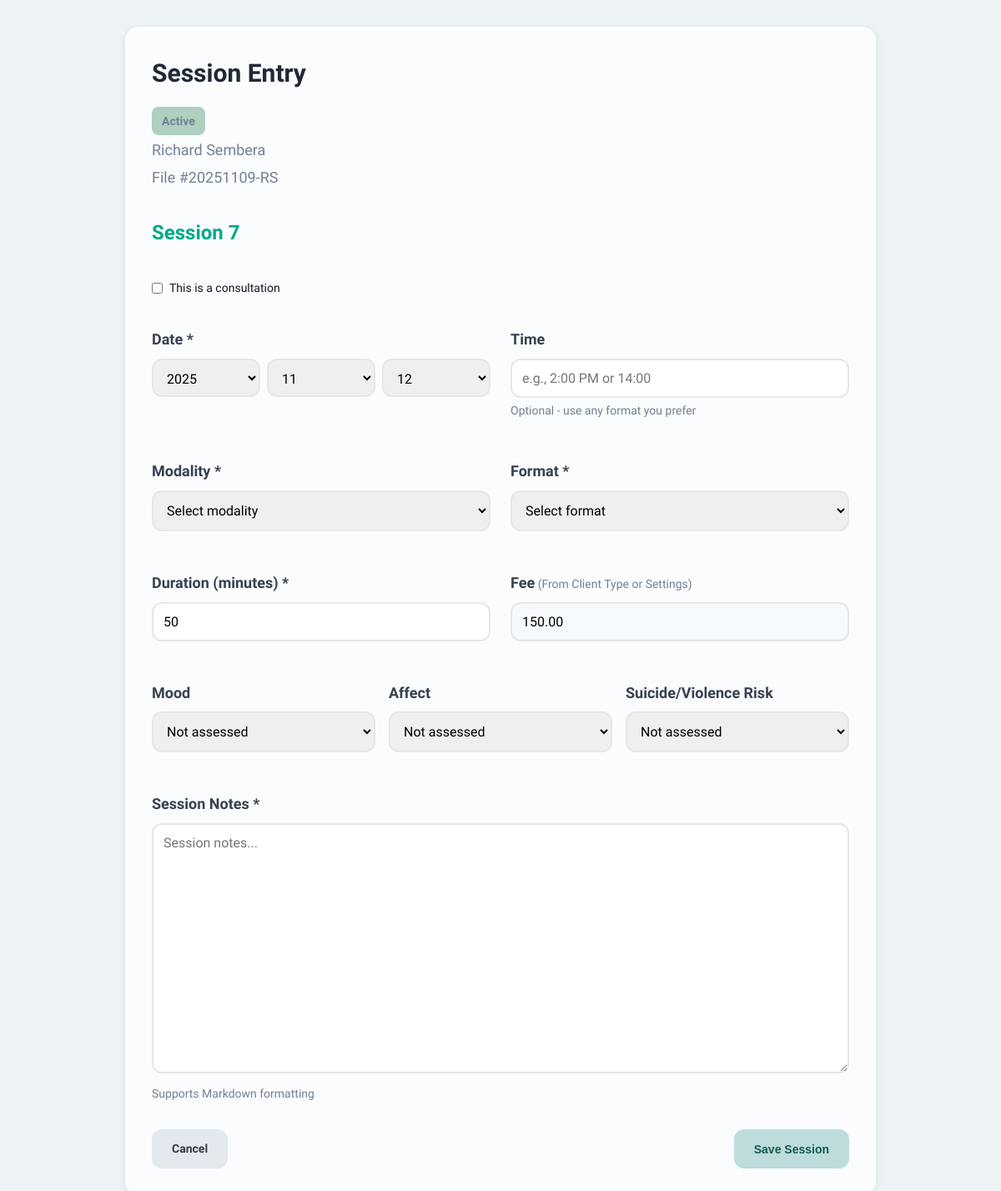
Page /client/1/session on the committed database.
### tables this page shows
CREATE TABLE client_types (
                id INTEGER PRIMARY KEY AUTOINCREMENT,
                name TEXT UNIQUE NOT NULL,
                color TEXT NOT NULL,
                code TEXT,
                file_number_style TEXT NOT NULL,
                file_number_prefix TEXT,
                file_number_suffix TEXT,
                file_number_counter INTEGER DEFAULT 0,
                session_fee REAL,
                session_duration INTEGER,
                retention_period INTEGER,
                is_system INTEGER DEFAULT 0,
                created_at INTEGER NOT NULL,
                modified_at INTEGER NOT NULL
            );

CREATE TABLE clients (
                id INTEGER PRIMARY KEY AUTOINCREMENT,
                file_number TEXT UNIQUE NOT NULL,
                first_name TEXT NOT NULL,
                middle_name TEXT,
                last_name TEXT NOT NULL,
                type_id INTEGER NOT NULL,
                created_at INTEGER NOT NULL,
                modified_at INTEGER NOT NULL,
                is_deleted INTEGER DEFAULT 0,
                FOREIGN KEY (type_id) REFERENCES client_types(id)
            );

### web/app.py (the view, shortened to what this page needs)
@app.route('/client/<int:client_id>/session', methods=['GET', 'POST'])
def create_session(client_id):
    import time
    from datetime import datetime
    client = db.get_client(client_id)
    if not client:
        return "Client not found", 404
    client_type = db.get_client_type(client['type_id'])
    session_entries = db.get_client_entries(client_id, 'session')
    non_consultation_count = sum(1 for s in session_entries if not s.get('is_consultation'))
    next_session_number = non_consultation_count + 1
    today = datetime.now().strftime('%Y-%m-%d')
    return render_template('entry_forms/session.html',
                         client=client,
                         client_type=client_type,
                         next_session_number=next_session_number,
                         today=today)

### core/database.py (called while the page is built)
    def connect(self):
        return sqlite3.connect(str(self.db_path))

    def get_client_type(self, type_id: int) -> Optional[Dict[str, Any]]:
        conn = self.connect()
        conn.row_factory = sqlite3.Row
        cursor = conn.cursor()
        cursor.execute("SELECT * FROM client_types WHERE id = ?", (type_id,))
        row = cursor.fetchone()
        conn.close()
        return dict(row) if row else None

    def get_client(self, client_id: int) -> Optional[Dict[str, Any]]:
        conn = self.connect()
        conn.row_factory = sqlite3.Row
        cursor = conn.cursor()
        cursor.execute("SELECT * FROM clients WHERE id = ?", (client_id,))
        row = cursor.fetchone()
        conn.close()
        return dict(row) if row else None

    def get_client_entries(self, client_id: int, entry_class: Optional[str] = None) -> List[Dict[str, Any]]:
        conn = self.connect()
        conn.row_factory = sqlite3.Row
        cursor = conn.cursor()
        if entry_class:
            cursor.execute(
                "SELECT * FROM entries WHERE client_id = ? AND class = ? ORDER BY created_at DESC",
                (client_id, entry_class)
            )
        else:
            cursor.execute(
                "SELECT * FROM entries WHERE client_id = ? ORDER BY created_at DESC",
                (client_id,)
            )
        rows = cursor.fetchall()
        conn.close()
        return [dict(row) for row in rows]

### web/templates/entry_forms/session.html (shortened to what this page needs)
{% extends "base.html" %}
{% block content %}
<div class="card" style="max-width: 900px; margin: 0 auto;">
    <div style="display: flex; justify-content: space-between; align-items: start; margin-bottom: 2rem;">
        <div>
            <h2>Session Entry</h2>
            <div style="color: #718096;">
                <div style="margin-bottom: 0.25rem;">
                    <span class="type-badge" style="background-color: {{ client_type.color }}">
                        {{ client_type.name }}
                    </span>
                </div>
                <div style="margin-bottom: 0.25rem;">
                    {{ client.first_name }} {{ client.middle_name or '' }} {{ client.last_name }}
                </div>
                <div>
                    File #{{ client.file_number }}
                </div>
            </div>
        </div>
    </div>
    <form method="post">
        {% if not is_edit %}
        <div class="session-number-display" id="session-number-display">
            Session {{ next_session_number }}
        </div>
        {% else %}
        <div class="session-number-display" id="session-number-display">
            {{ session.description }}
        </div>
        {% endif %}
        <div class="form-row-full">
            <label class="checkbox-inline">
                <input type="checkbox" id="is_consultation" name="is_consultation" {% if is_edit and session.is_consultation %}checked{% endif %}>
                This is a consultation
            </label>
        </div>
        <div class="form-row">
            <div class="form-group">
                <label for="session_date">Date *</label>
                <div class="date-input-group">
                    <select id="date_year" name="date_year" required>
                        {% for year in range(2025, 2019, -1) %}
                        <option value="{{ year }}" {% if is_edit and session_date and session_date[:4] == year|string %}selected{% elif not is_edit and today[:4] == year|string %}selected{% endif %}>{{ year }}</option>
                        {% endfor %}
                    </select>
                    <select id="date_month" name="date_month" required>
                        {% for month in range(1, 13) %}
                        <option value="{{ '%02d'|format(month) }}" {% if is_edit and session_date and session_date[5:7] == '%02d'|format(month) %}selected{% elif not is_edit and today[5:7] == '%02d'|format(month) %}selected{% endif %}>{{ '%02d'|format(month) }}</option>
                        {% endfor %}
                    </select>
                    <select id="date_day" name="date_day" required>
                        {% for day in range(1, 32) %}
                        <option value="{{ '%02d'|format(day) }}" {% if is_edit and session_date and session_date[8:10] == '%02d'|format(day) %}selected{% elif not is_edit and today[8:10] == '%02d'|format(day) %}selected{% endif %}>{{ '%02d'|format(day) }}</option>
                        {% endfor %}
                    </select>
                </div>
            </div>
            <div class="form-group">
                <label for="session_time">Time</label>
                <input type="text" id="session_time" name="session_time"
                       value="{% if is_edit %}{{ session.session_time or '' }}{% endif %}"
                       placeholder="e.g., 2:00 PM or 14:00">
                <p class="help-text">Optional - use any format you prefer</p>
            </div>
        </div>
        <div class="form-row">
            <div class="form-group">
                <label for="modality">Modality *</label>
                <select id="modality" name="modality" required>
                    <option value="">Select modality</option>
                </select>
            </div>
            <div class="form-group">
                <label for="format">Format *</label>
                <select id="format" name="format" required>
                    <option value="">Select format</option>
                </select>
            </div>
        </div>
        <div class="form-row">
            <div class="form-group">
                <label for="duration">Duration (minutes) *</label>
                <input type="number" id="duration" name="duration"
                       value="{% if is_edit %}{{ session.duration }}{% else %}{{ client_type.session_duration or 50 }}{% endif %}" min="1" required>
            </div>
            <div class="form-group">
                <label for="fee">Fee<span style="font-size: 0.875rem; color: #718096; font-weight: normal;"> (From Client Type or Settings)</span></label>
                <input type="number" id="fee" name="fee" step="0.01" min="0"
                    value="{% if is_edit %}{{ '%.2f'|format(session.fee) }}{% else %}{{ '%.2f'|format(client_type.session_fee or 0) }}{% endif %}" required readonly>
            </div>
        </div>
        <div class="form-row-thirds">
            <div class="form-group">
                <label for="mood">Mood</label>
                <select id="mood" name="mood">
                    <option value="">Not assessed</option>
                </select>
            </div>
            <div class="form-group">
                <label for="affect">Affect</label>
                <select id="affect" name="affect">
                    <option value="">Not assessed</option>
                </select>
            </div>
            <div class="form-group">
                <label for="risk_assessment">Suicide/Violence Risk</label>
                <select id="risk_assessment" name="risk_assessment">
                    <option value="">Not assessed</option>
                </select>
            </div>
        </div>
        <div class="form-row-full">
            <div class="form-group">
                <label for="content">Session Notes *</label>
                <textarea id="content" name="content" placeholder="Session notes..." required>{% if is_edit %}{{ session.content or '' }}{% endif %}</textarea>
                <p class="help-text">Supports Markdown formatting</p>
            </div>
        </div>
        <div style="display: flex; justify-content: space-between; margin-top: 2rem;">
            <a href="{{ url_for('client_file', client_id=client.id) }}" class="btn btn-secondary">Cancel</a>
            <button type="submit" class="btn">Save Session</button>
        </div>
    </form>
</div>
{% endblock %}

### web/templates/base.html (style rules this page uses)
* { margin: 0; padding: 0; box-sizing: border-box; }
body { font-family: 'Lexend', -apple-system, BlinkMacSystemFont, "Segoe UI", Roboto, sans-serif; line-height: 1.6; color: #111827; background: #EDF2F5; font-size: 1.125rem; }
.btn { display: inline-block; padding: 0.75rem 1.5rem; background: #BFDCDC; color: #115D4F; text-decoration: none; border-radius: 0.75rem; border: none; font-size: 0.875rem; font-weight: 600; cursor: pointer; transition: all 0.2s; }
.btn-secondary { background: #E3E9EE; color: #323B45; }
.card { background: #FBFCFD; border-radius: 1rem; padding: 2rem; box-shadow: 0 2px 8px rgba(0,0,0,0.08); margin-bottom: 2rem; }
.card h2 { font-size: 1.875rem; margin-bottom: 1rem; color: #1F2937; font-weight: 700; }
.form-group { margin-bottom: 1.5rem; }
.form-group label { display: block; font-weight: 600; margin-bottom: 0.5rem; color: #374151; }
.form-group input, .form-group select, .form-group textarea { width: 100%; padding: 0.75rem; border: 2px solid #E5E7EB; border-radius: 0.75rem; font-size: 1rem; font-family: 'Lexend', sans-serif; transition: border-color 0.2s; }
.type-badge { display: inline-block; padding: 0.375rem 0.75rem; border-radius: 0.5rem; font-size: 0.875rem; font-weight: 600; }

### web/templates/entry_forms/session.html (style rules this page uses)
.form-row { display: grid; grid-template-columns: 1fr 1fr; gap: 1.5rem; margin-bottom: 1.5rem; }
.form-row-full { margin-bottom: 1.5rem; }
.form-row-thirds { display: grid; grid-template-columns: 1fr 1fr 1fr; gap: 1rem; margin-bottom: 1.5rem; }
.date-input-group { display: flex; gap: 0.5rem; }
.date-input-group select { flex: 1; height: 46px; }
textarea { width: 100%; padding: 0.75rem; border: 2px solid #e2e8f0; border-radius: 0.5rem; font-size: 1rem; font-family: inherit; min-height: 300px; transition: border-color 0.2s; }
.help-text { font-size: 0.875rem; color: #718096; margin-top: 0.25rem; }
.session-number-display { font-size: 1.5rem; font-weight: 600; color: #00aa88; margin-bottom: 1.5rem; }
.checkbox-inline { display: flex; align-items: center; padding: 0.75rem 0; cursor: pointer; font-size: 0.875rem; }
.checkbox-inline input[type="checkbox"] { width: auto; margin-right: 0.5rem; }
input[type="number"] { -moz-appearance: textfield; }
input[readonly] { background-color: #f7fafc; cursor: not-allowed; }

### rows in the picture
client_types: name "Active", duration "50", fee "150.00"
clients: first_name "Richard", last_name "Sembera", file_number "20251109-RS"

### other values in the picture
{{ next_session_number }} "7"
form field date_year "2025"
form field date_month "11"
form field date_day "12"
